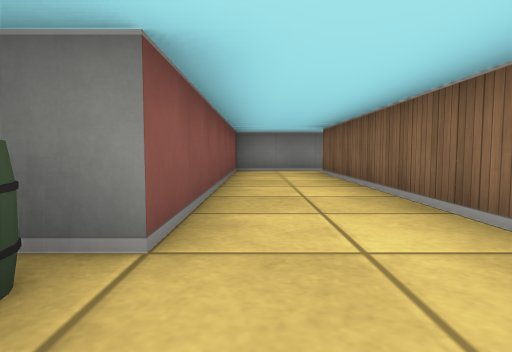
View 1 (above)

24 first-person views from a walk through a cub3D ray-caster map. The camera is about half as high as the walls, tilts 4° down and sees 75° across. The floor is counted in squares. Each view is taken from the middle of a square. On the plan, view 1 faces up. The plan holds only what a view shows up to about 9 squares ahead; the rest is blank.

View 2
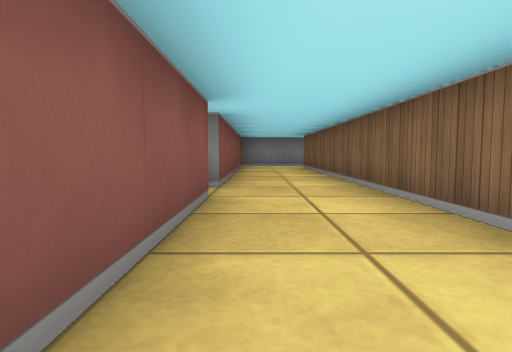

View 3
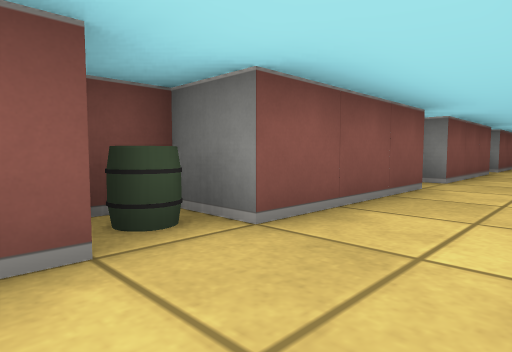

View 4
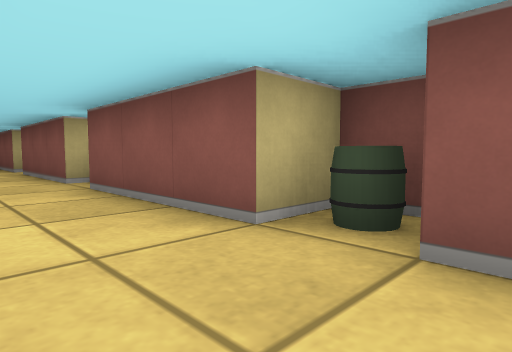

View 5
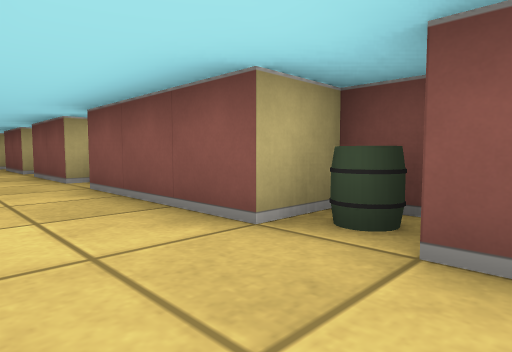

View 6
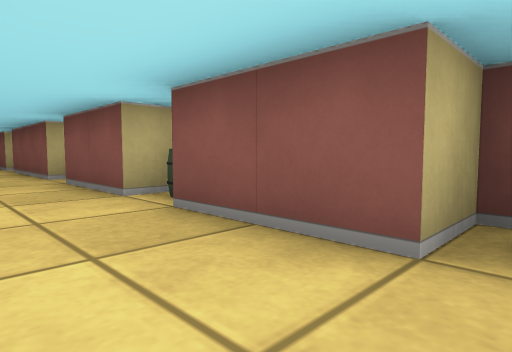

View 7
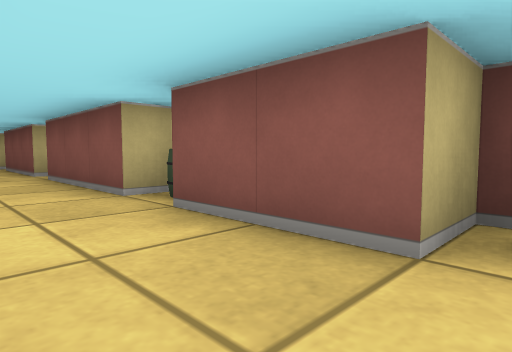

View 8
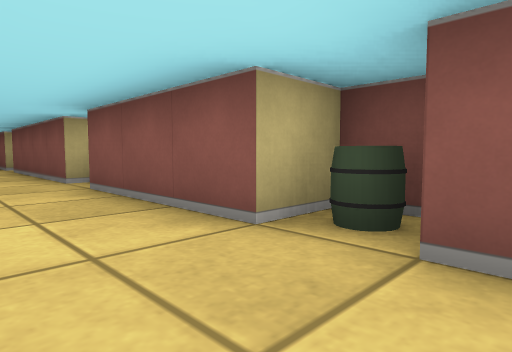

View 9
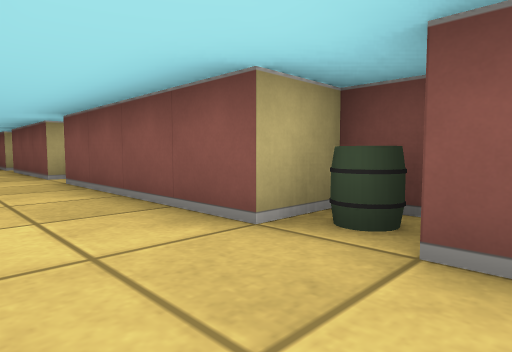

View 10
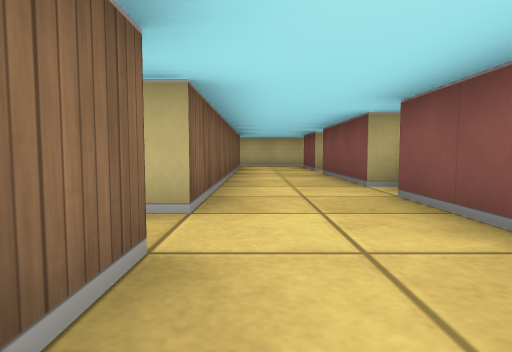

View 11
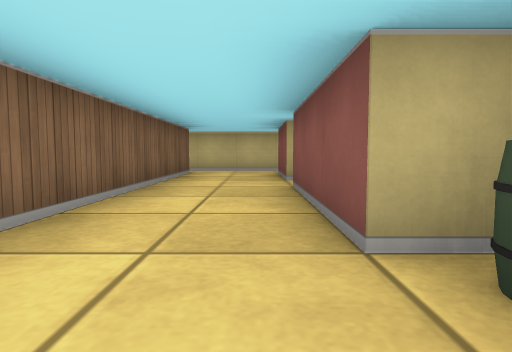

View 12
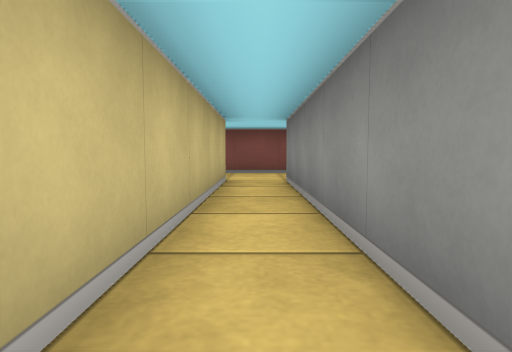

View 13
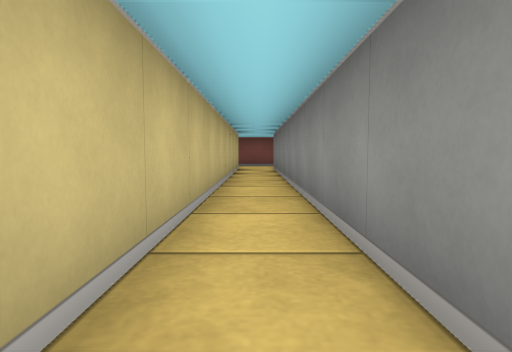

View 14
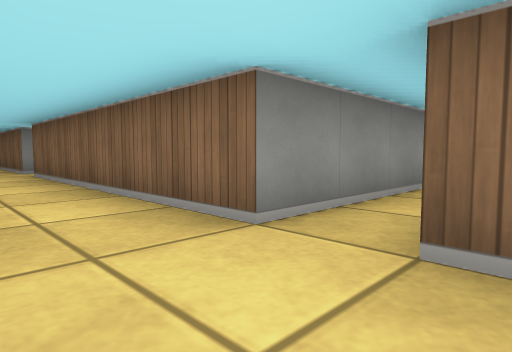

View 15
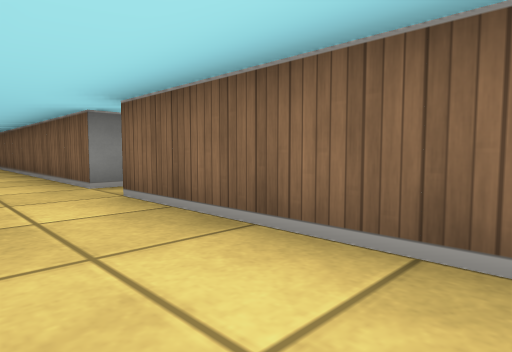

View 16
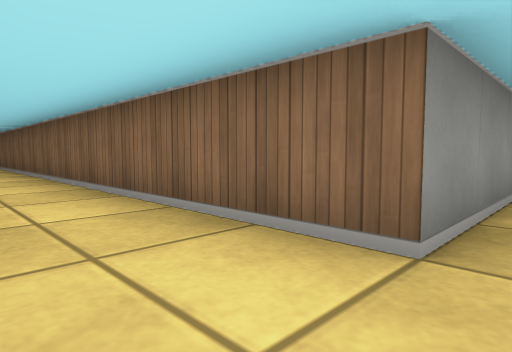

View 17
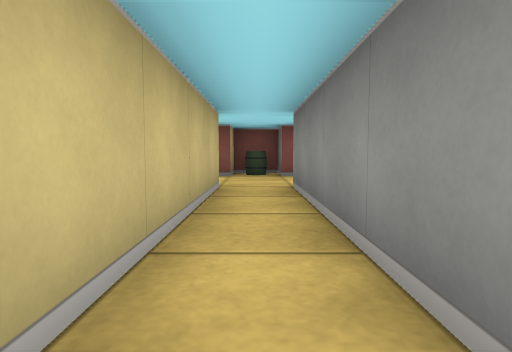

View 18
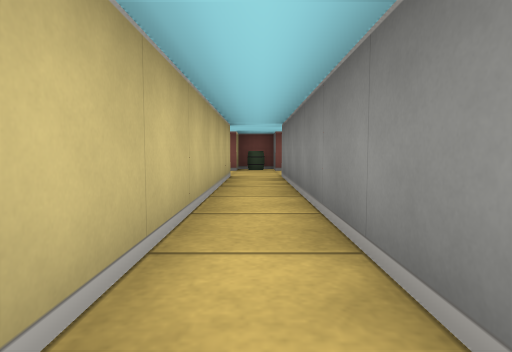

View 19
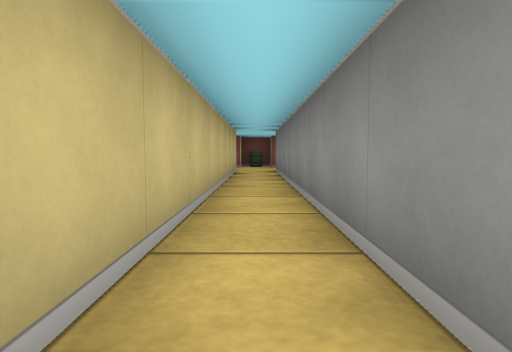

View 20
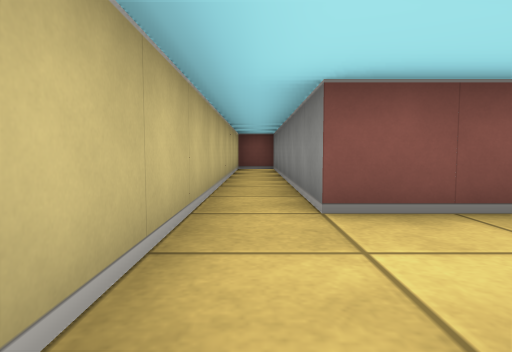

View 21
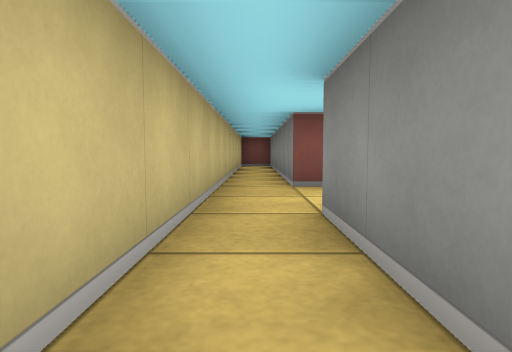

View 22
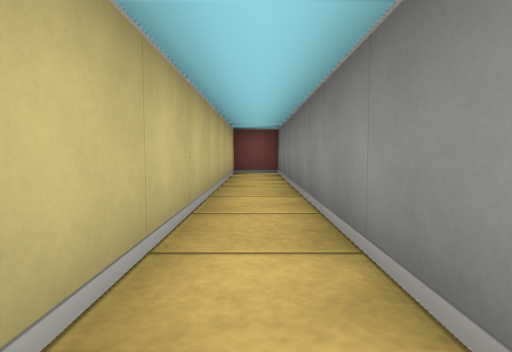

View 23
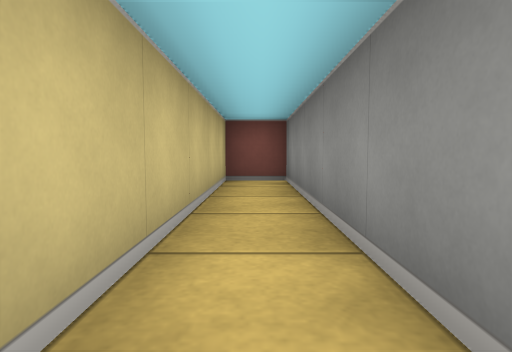

View 24
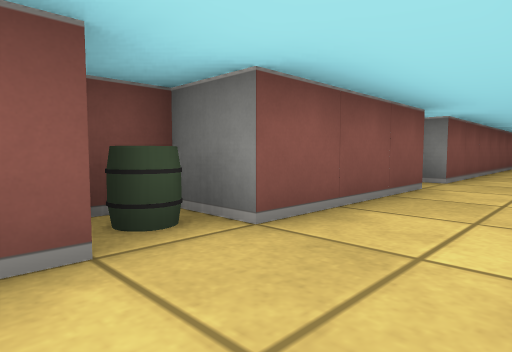

### Floor plan
Points are (right, up) in squares from view 1. A wall is a line through its corners. A room is listed if a view was taken in it or the views show most of it. See-through windows are left out.
Room 1 (views 1, 2, 3, 4, 5, 6, 7, 8, 9, 10, 11, 14, 15, 16, 22, 23, 24)
walls: (-1.6, -18.5) (-0.5, -18.5) (-0.5, -20.5); (-1.6, -15.5) (-0.5, -15.5) (-0.5, -17.5); (-1.1, -21.5) (-0.5, -21.5) (-0.5, -24.5) (-1.2, -24.5); (-1.5, -24.4) (-1.5, -25.5) (-0.5, -25.5) (-0.5, -28.5); (1.5, -24.5) (1.5, -13.8); (-1.5, -10.8) (-1.5, -11.5) (-0.5, -11.5) (-0.5, -14.5); (-1.5, -28.8) (-1.5, -29.5) (-0.5, -29.5) (-0.5, -33.5); (1.5, -31.5) (1.5, -25.5); (-0.5, -3.5) (-0.5, -6.5) (-1.5, -6.5) (-1.5, -7.5) (-0.5, -7.5) (-0.5, -10.5); (-1.2, -34.5) (-0.5, -34.5) (-0.5, -37.5); (1.5, -1.1) (1.5, 7.5); (-0.5, 0.5) (-0.5, -2.5) (-1.5, -2.5) (-1.5, -3.2); (-0.5, -38.5) (-0.5, -40.5) (-7.5, -40.5) (-7.5, -41.5) (1.4, -41.5); (1.5, -40.5) (1.5, -32.5); (1.8, 8.5) (-0.5, 8.5) (-0.5, 1.5) (-1.2, 1.5)
ways out: opening at (1, -32) to room 2; opening at (1, -25) to room 2; opening at (1, 8) to room 2; opening at (1, -41) to room 3
objects: barrel (-1, -34); barrel (-1, -29); barrel (-1, -25); barrel (-1, -21); barrel (-1, -18); barrel (-1, -11); barrel (-1, -7); barrel (-1, -3); barrel (-1, 1)
Room 2 (views 12, 13, 17, 18, 19)
walls: (9.4, -24.5) (1.5, -24.5); (10.4, -31.5) (1.5, -31.5); (1.5, -25.5) (9.4, -25.5); (1.5, -32.5) (10.4, -32.5)
ways out: opening at (1, -32) to room 1; opening at (1, -25) to room 1; opening at (1, 8) to room 1
Room 3 (views 20, 21)
walls: (3.4, -40.5) (1.5, -40.5); (1.4, -41.5) (3.4, -41.5)
ways out: opening at (1, -41) to room 1

Where each view was taken, in squares from view 1:
view 1: 0 up, 0 right, facing up
view 2: 3 down, 0 right, facing up
view 3: 8 down, 1 right, facing up-left
view 4: 6 down, 1 right, facing down-left
view 5: 10 down, 1 right, facing down-left
view 6: 15 down, 1 right, facing down-left
view 7: 18 down, 1 right, facing down-left
view 8: 24 down, 1 right, facing down-left
view 9: 28 down, 1 right, facing down-left
view 10: 30 down, 1 right, facing down
view 11: 33 down, 0 right, facing down
view 12: 32 down, 7 right, facing left
view 13: 32 down, 11 right, facing left
view 14: 33 down, 0 right, facing up-right
view 15: 29 down, 0 right, facing up-right
view 16: 25 down, 0 right, facing up-right
view 17: 25 down, 6 right, facing left
view 18: 25 down, 8 right, facing left
view 19: 25 down, 10 right, facing left
view 20: 41 down, 2 right, facing left
view 21: 41 down, 4 right, facing left
view 22: 41 down, 0 right, facing left
view 23: 41 down, 2 left, facing left
view 24: 4 down, 1 right, facing up-left
